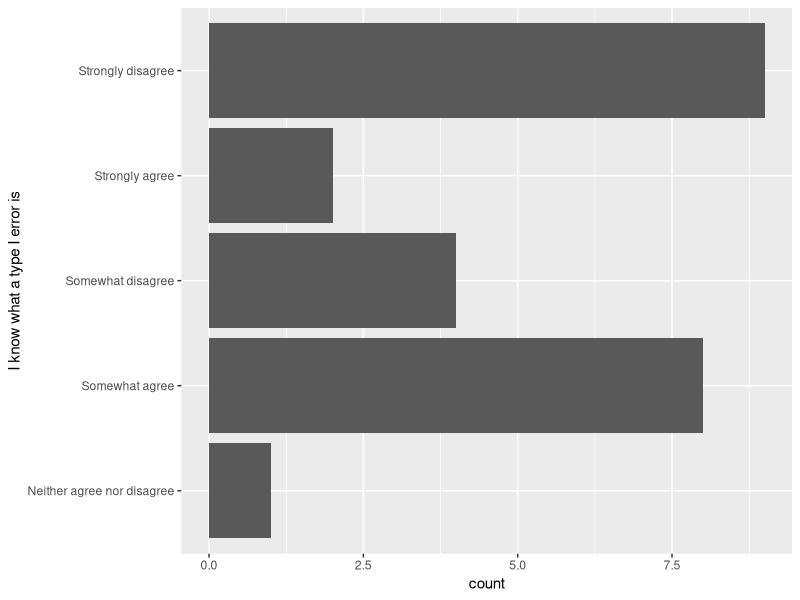

Reproduce this figure in R.
## Week 2 Notes

## One of the first things you will have in any script or .rmd file is a section to load
## all the libraries that you use in that script.

# you can install a library by using the install.packages() function, for example:
install.packages("tidyverse")

# with this installed, you can then load the package using the library() function


library(tidyverse)



# Distributions




# Working in R



## Reading in data

prior_survey <- read_csv("ENGE_5714_2021_pre_survey.csv")



# Exploring the data





## Plotting data

ggplot(data = prior_survey, mapping = aes(x = `I know what a type I error is`)) +
  geom_bar() +
  coord_flip()